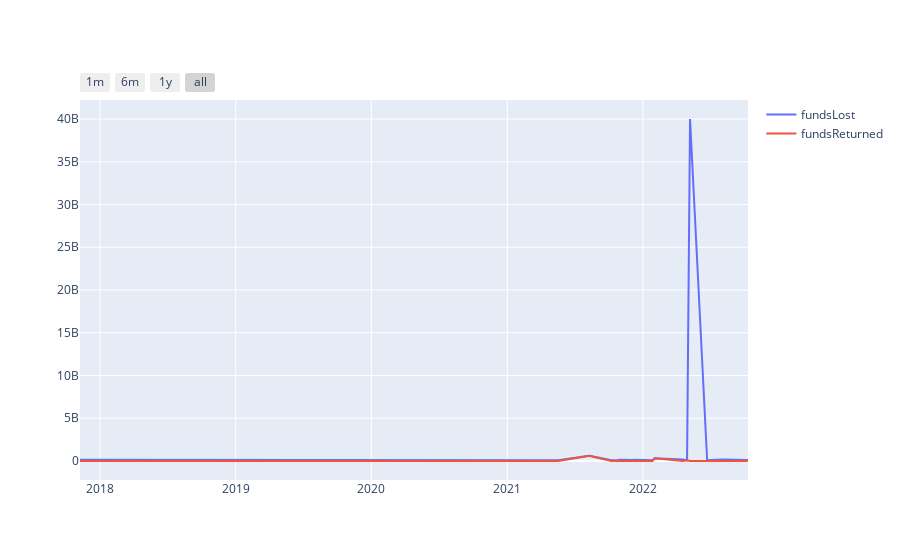

Notebook code cell kept with this figure:
### Markdown cell above
### Cumulative Lost & Recovered Funds

### Code cell
groupby_col = 'date'

grouped = final_df.groupby(groupby_col)[['fundsLost', 'fundsReturned']].sum()

fig = go.Figure()
fig.add_trace(go.Scatter(x=grouped.index, y=grouped['fundsLost'],
                    mode='lines',
                    name='fundsLost'))

fig.add_trace(go.Scatter(x=grouped.index, y=grouped['fundsReturned'],
                    mode='lines',
                    name='fundsReturned'))

# Add range slider
fig.update_layout(
    xaxis=dict(
        rangeselector=dict(
            buttons=list([
                dict(count=1,
                     label="1m",
                     step="month",
                     stepmode="backward"),
                dict(count=6,
                     label="6m",
                     step="month",
                     stepmode="backward"),
                dict(count=1,
                     label="1y",
                     step="year",
                     stepmode="backward"),
                dict(step="all")
            ])
        ),
        type="date"
    )
)

fig.show()

### Figure 1 — Plotly figure (JSON) as saved in the notebook; plotly's stock layout.template omitted (floating-point values rounded to 4 significant figures)
{"data": [{"mode": "lines", "name": "fundsLost", "type": "scatter", "x": ["2017-11-08T00:00:00", "2020-11-26T00:00:00", "2021-05-18T00:00:00", "2021-08-10T00:00:00", "2021-10-08T00:00:00", "2021-10-27T00:00:00", "2021-10-30T00:00:00", "2021-12-02T00:00:00", "2021-12-12T00:00:00", "2022-01-27T00:00:00", "2022-02-02T00:00:00", "2022-04-18T00:00:00", "2022-04-30T00:00:00", "2022-05-08T00:00:00", "2022-06-23T00:00:00", "2022-08-01T00:00:00", "2022-09-20T00:00:00", "2022-10-06T00:00:00", "2022-10-11T00:00:00"], "y": [155000000, 89000000, 77000000, 602189570, 90000000, 130000000, 139895140, 120285547, 140000000, 80000000, 326000000, 181000000, 79749026, 40000000000, 100000000, 190000000, 160000000, 89530887, 116000000]}, {"mode": "lines", "name": "fundsReturned", "type": "scatter", "x": ["2017-11-08T00:00:00", "2020-11-26T00:00:00", "2021-05-18T00:00:00", "2021-08-10T00:00:00", "2021-10-08T00:00:00", "2021-10-27T00:00:00", "2021-10-30T00:00:00", "2021-12-02T00:00:00", "2021-12-12T00:00:00", "2022-01-27T00:00:00", "2022-02-02T00:00:00", "2022-04-18T00:00:00", "2022-04-30T00:00:00", "2022-05-08T00:00:00", "2022-06-23T00:00:00", "2022-08-01T00:00:00", "2022-09-20T00:00:00", "2022-10-06T00:00:00", "2022-10-11T00:00:00"], "y": [0, 0, 0, 602189570, 0, 0, 0, 0, 0, 0, 326000000, 0, 79749026, 0, 0, 36342325, 0, 0, 69000000]}], "layout": {"xaxis": {"rangeselector": {"buttons": [{"count": 1, "label": "1m", "step": "month", "stepmode": "backward"}, {"count": 6, "label": "6m", "step": "month", "stepmode": "backward"}, {"count": 1, "label": "1y", "step": "year", "stepmode": "backward"}, {"step": "all"}]}, "type": "date"}}}
